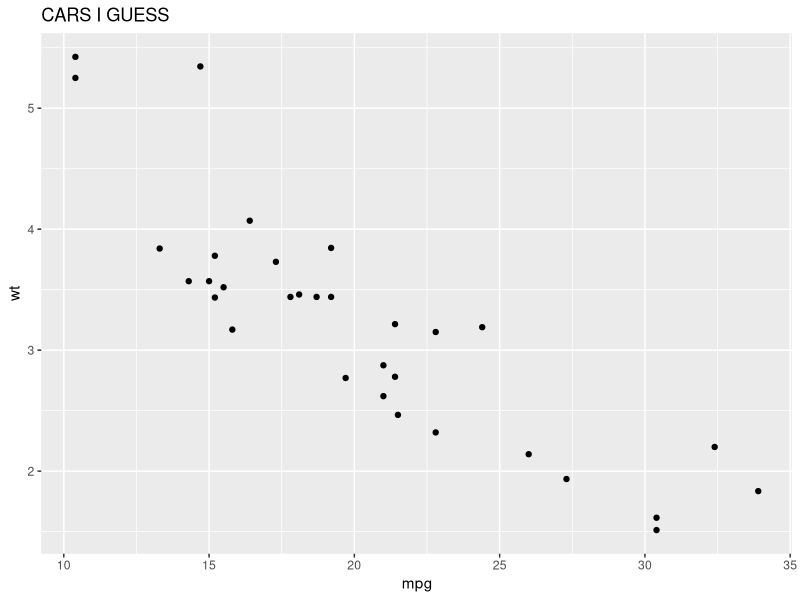
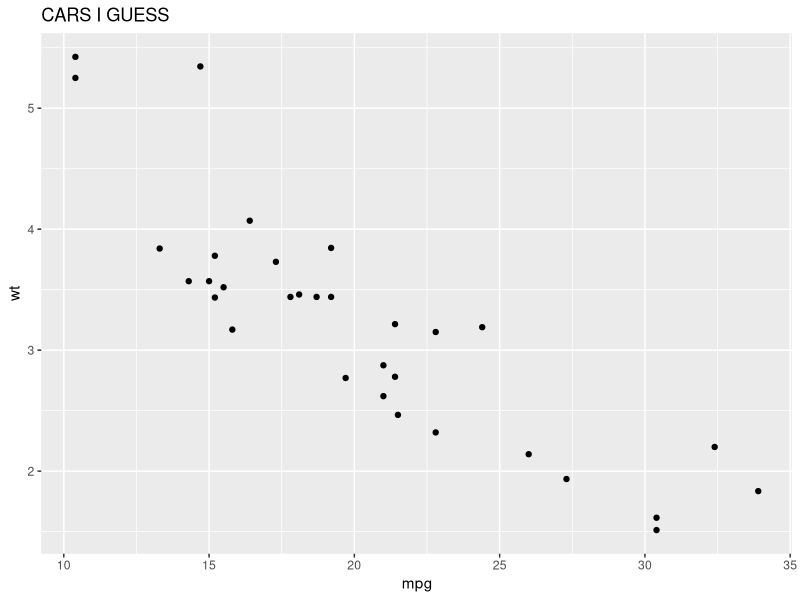
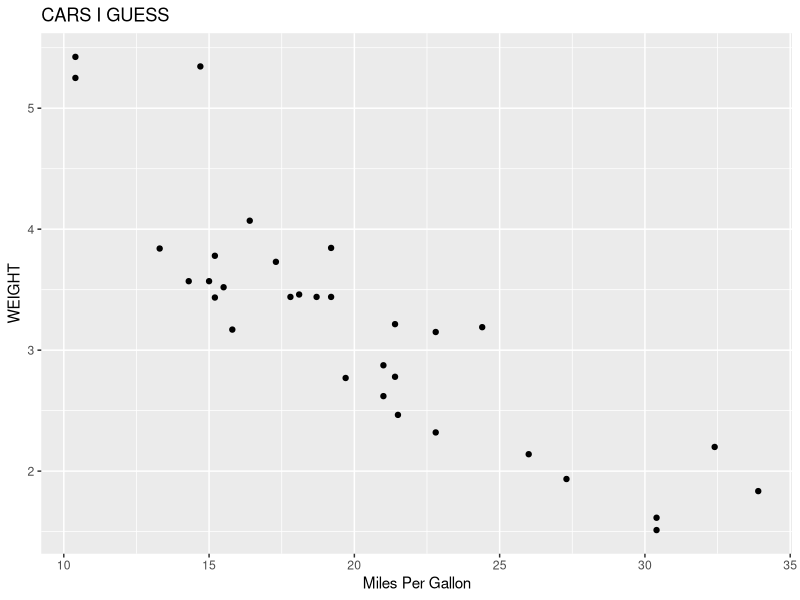
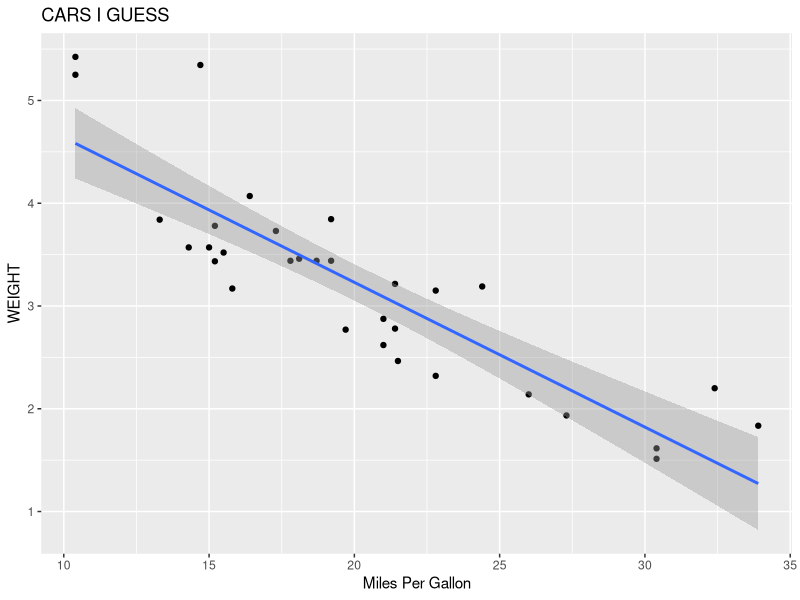
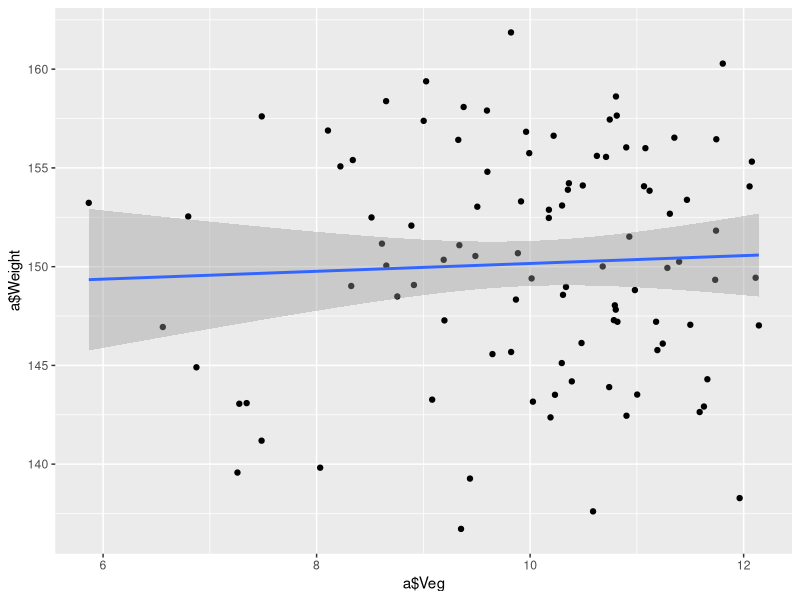
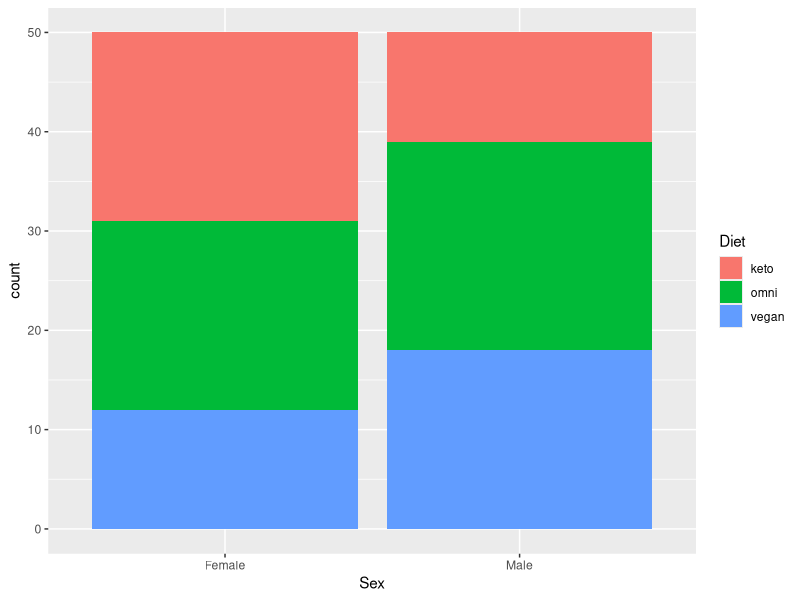
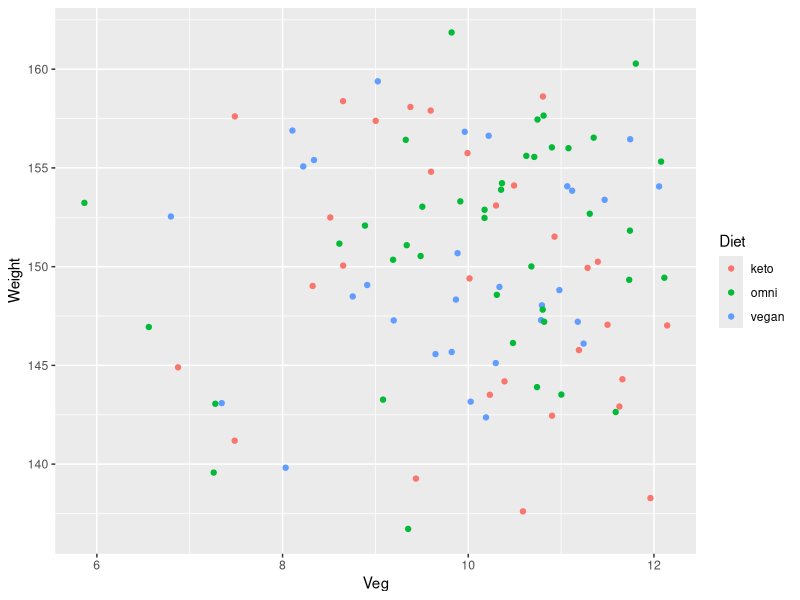
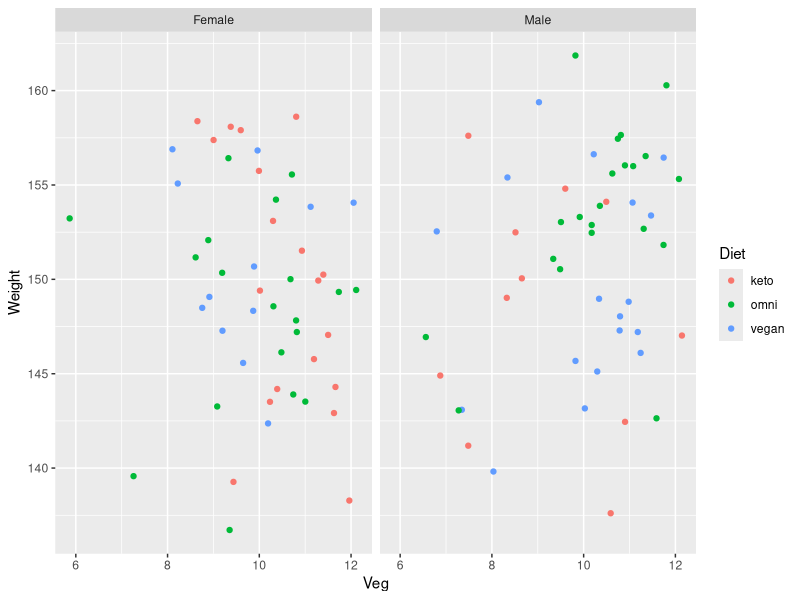

Source code (R) for these figures, in order:
#libraries-----------------------------------
#https://www.rstudio.com/wp-content/uploads/2015/03/ggplot2-cheatsheet.pdfs
library(MASS)
library(ggplot2)
#titles--------------------------------------
ggplot(mtcars, aes(mpg,wt)) + geom_point() +
  ggtitle("CARS I GUESS")

ggplot(mtcars, aes(mpg,wt)) + geom_point() +
  labs(title = "CARS I GUESS")

ggplot(mtcars, aes(mpg,wt)) + geom_point() +
  labs(title = "CARS I GUESS", x = "Miles Per Gallon",
       y = "WEIGHT")

ggplot(mtcars, aes(mpg,wt)) + geom_point() +
  labs(title = "CARS I GUESS", x = "Miles Per Gallon",
       y = "WEIGHT") +geom_smooth(method = lm)

#multiple geoms---------------------------------
a <- mvrnorm(100, c(10,150), matrix(c(2,0.7,0.7,40), ncol = 2))
a <- data.frame(a)
diet <- c(rep("keto",30), rep("vegan",30), rep("omni",40))
a$diet <- diet
sex <- sample(rep(c("Male","Female"),50))
a$sex <- sex
names(a) <- c("Veg", "Weight", "Diet", "Sex")

gg <- ggplot(a,aes(a$Veg,a$Weight))
gg + geom_point() + geom_smooth(method =  lm)

#stacked bar---------------------------------------

gg2 <- ggplot(a,aes(x = Sex)) +
  geom_bar(aes(fill = Diet))

gg2

#facet--------------------------------------------
gg3 <- ggplot(a,aes(Veg,Weight)) + geom_point(aes(color = Diet))
gg3

gg3 + facet_wrap(~Sex)

gg3 + facet_wrap(~Sex) + geom_smooth(method = lm) 

gg3 + facet_wrap(~Sex) + geom_smooth(method = lm) +
  theme_minimal()

gg3 + facet_wrap(~Diet) + geom_smooth(method = lm)

gg3 + coord_flip()

